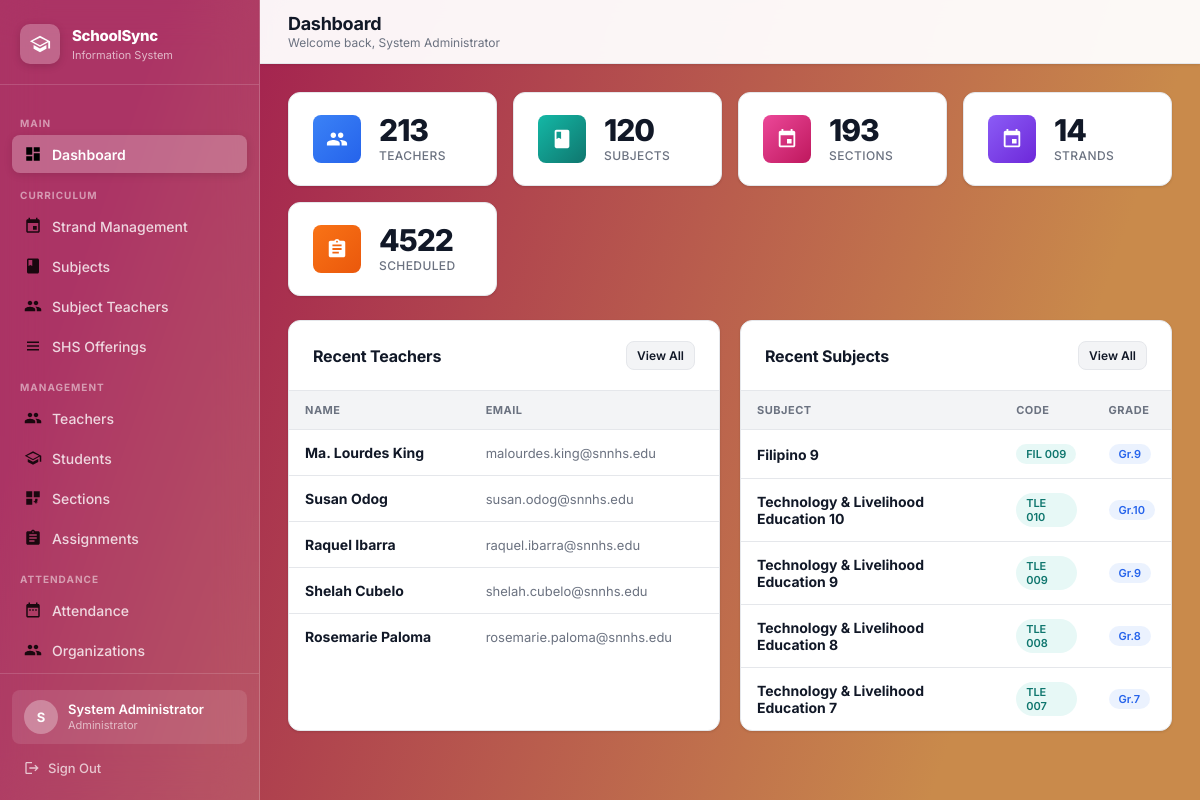
The page /dashboard (signed in) on the database its author committed.
### tables this page shows
CREATE TABLE teachers (
        id INTEGER PRIMARY KEY AUTOINCREMENT,
        first_name TEXT NOT NULL, last_name TEXT NOT NULL,
        email TEXT UNIQUE NOT NULL, username TEXT UNIQUE NOT NULL, password TEXT NOT NULL);

CREATE TABLE subjects (
        id INTEGER PRIMARY KEY AUTOINCREMENT,
        subject_code TEXT NOT NULL, subject_name TEXT NOT NULL,
        grade_level TEXT NOT NULL, strand TEXT, semester TEXT, default_teacher_id INTEGER, shs_type TEXT);

### app.py (the view)
@app.route('/dashboard')
@login_required
def dashboard():
    conn = get_db()
    stats = {
        'teachers':  conn.execute("SELECT COUNT(*) FROM teachers").fetchone()[0],
        'subjects':  conn.execute("SELECT COUNT(*) FROM subjects").fetchone()[0],
        'sections':  conn.execute("SELECT COUNT(*) FROM sections").fetchone()[0],
        'strands':   conn.execute("SELECT COUNT(*) FROM strands").fetchone()[0],
        'schedules': conn.execute("SELECT COUNT(*) FROM schedules").fetchone()[0],
    }
    recent_teachers = conn.execute("SELECT first_name,last_name,email FROM teachers ORDER BY id DESC LIMIT 5").fetchall()
    recent_subjects = conn.execute("SELECT subject_name,subject_code,grade_level FROM subjects ORDER BY id DESC LIMIT 5").fetchall()
    conn.close()
    return render_template('dashboard.html', stats=stats, recent_teachers=recent_teachers, recent_subjects=recent_subjects)

### app.py (called while the page is built)
def get_db():
    conn = sqlite3.connect(DATABASE)
    conn.row_factory = sqlite3.Row
    conn.execute("PRAGMA foreign_keys = ON")
    return conn

def login_required(f):
    @wraps(f)
    def decorated(*args, **kwargs):
        if 'admin_id' not in session:
            return redirect(url_for('login'))
        return f(*args, **kwargs)
    return decorated

### templates/dashboard.html (shortened to what this page needs)
{% extends "layout.html" %}
{% block page_title %}Dashboard{% endblock %}
{% block page_subtitle %}Welcome back, {{ session.admin_name }}{% endblock %}
{% block content %}
<div class="stats-grid">
  <div class="stat-card">
    <div class="stat-icon blue">
    </div>
    <div><div class="stat-value">{{ stats.teachers }}</div><div class="stat-label">Teachers</div></div>
  </div>
  <div class="stat-card">
    <div class="stat-icon teal">
      <svg viewBox="0 0 24 24"><path d="M18 2H6c-1.1 0-2 .9-2 2v16c0 1.1.9 2 2 2h12c1.1 0 2-.9 2-2V4c0-1.1-.9-2-2-2zM6 4h5v8l-2.5-1.5L6 12V4z"/></svg>
    </div>
    <div><div class="stat-value">{{ stats.subjects }}</div><div class="stat-label">Subjects</div></div>
  </div>
  <div class="stat-card">
    <div class="stat-icon pink">
      <svg viewBox="0 0 24 24"><path d="M17 12h-5v5h5v-5zM16 1v2H8V1H6v2H5c-1.11 0-1.99.9-1.99 2L3 19c0 1.1.89 2 2 2h14c1.1 0 2-.9 2-2V5c0-1.1-.9-2-2-2h-1V1h-2zm3 18H5V8h14v11z"/></svg>
    </div>
    <div><div class="stat-value">{{ stats.sections }}</div><div class="stat-label">Sections</div></div>
  </div>
  <div class="stat-card">
    <div class="stat-icon purple">
      <svg viewBox="0 0 24 24"><path d="M17 12h-5v5h5v-5zM16 1v2H8V1H6v2H5c-1.11 0-1.99.9-1.99 2L3 19c0 1.1.89 2 2 2h14c1.1 0 2-.9 2-2V5c0-1.1-.9-2-2-2h-1V1h-2zm3 18H5V8h14v11z"/></svg>
    </div>
    <div><div class="stat-value">{{ stats.strands }}</div><div class="stat-label">Strands</div></div>
  </div>
  <div class="stat-card">
    <div class="stat-icon orange">
      <svg viewBox="0 0 24 24"><path d="M19 3h-4.18C14.4 1.84 13.3 1 12 1c-1.3 0-2.4.84-2.82 2H5c-1.1 0-2 .9-2 2v14c0 1.1.9 2 2 2h14c1.1 0 2-.9 2-2V5c0-1.1-.9-2-2-2zm-7 0c.55 0 1 .45 1 1s-.45 1-1 1-1-.45-1-1 .45-1 1-1zm2 14H7v-2h7v2zm3-4H7v-2h10v2zm0-4H7V7h10v2z"/></svg>
    </div>
    <div><div class="stat-value">{{ stats.schedules }}</div><div class="stat-label">Scheduled</div></div>
  </div>
</div>
<div style="display:grid;grid-template-columns:1fr 1fr;gap:20px;" id="dashGrid">
  <div class="content-card">
    <div class="card-header">
      <h2>Recent Teachers</h2>
      <a href="{{ url_for('teachers') }}" class="btn btn-secondary btn-sm">View All</a>
    </div>
    {% if recent_teachers %}
    <table class="data-table">
      <thead><tr><th>Name</th><th>Email</th></tr></thead>
      <tbody>
        {% for t in recent_teachers %}
        <tr>
          <td><strong>{{ t.first_name }} {{ t.last_name }}</strong></td>
          <td style="color:#6b7280;font-size:13px;">{{ t.email }}</td>
        </tr>
        {% endfor %}
      </tbody>
    </table>
    {% else %}
    <div class="empty-state" style="padding:32px;"><h3>No teachers yet</h3></div>
    {% endif %}
  </div>
  <div class="content-card">
    <div class="card-header">
      <h2>Recent Subjects</h2>
      <a href="{{ url_for('subjects') }}" class="btn btn-secondary btn-sm">View All</a>
    </div>
    {% if recent_subjects %}
    <table class="data-table">
      <thead><tr><th>Subject</th><th>Code</th><th>Grade</th></tr></thead>
      <tbody>
        {% for s in recent_subjects %}
        <tr>
          <td><strong>{{ s.subject_name }}</strong></td>
          <td><span class="badge badge-section">{{ s.subject_code }}</span></td>
          <td><span class="badge badge-grade">Gr.{{ s.grade_level }}</span></td>
        </tr>
        {% endfor %}
      </tbody>
    </table>
    {% else %}
    <div class="empty-state" style="padding:32px;"><h3>No subjects yet</h3></div>
    {% endif %}
  </div>
</div>
{% endblock %}

### templates/layout.html (shortened to what this page needs)
<!DOCTYPE html>
<html lang="en">
<head>
  <link rel="stylesheet" href="{{ url_for('static', filename='css/style.css') }}">
</head>
<body>
<div class="app-shell">
  <aside class="sidebar" id="sidebar">
    <div class="sidebar-brand">
      <div class="brand-icon">
        <svg viewBox="0 0 24 24"><path d="M12 3L1 9l11 6 9-4.91V17h2V9L12 3zm0 2.27L20 9l-8 4.36L4 9l8-3.73zM5 13.18v4L12 21l7-3.82v-4L12 17l-7-3.82z"/></svg>
      </div>
      <div class="brand-text">
        <h2>SchoolSync</h2>
        <span>Information System</span>
      </div>
    </div>
    <nav class="sidebar-nav">
      <div class="nav-section-label">Main</div>
      <a href="{{ url_for('dashboard') }}" class="nav-link {% if request.endpoint=='dashboard' %}active{% endif %}">
        <svg viewBox="0 0 24 24"><path d="M3 13h8V3H3v10zm0 8h8v-6H3v6zm10 0h8V11h-8v10zm0-18v6h8V3h-8z"/></svg>
        Dashboard
      </a>
      <div class="nav-section-label">Curriculum</div>
      <a href="{{ url_for('strands') }}" class="nav-link {% if request.endpoint in ['strands'] %}active{% endif %}">
        <svg viewBox="0 0 24 24"><path d="M17 12h-5v5h5v-5zM16 1v2H8V1H6v2H5c-1.11 0-1.99.9-1.99 2L3 19c0 1.1.89 2 2 2h14c1.1 0 2-.9 2-2V5c0-1.1-.9-2-2-2h-1V1h-2zm3 18H5V8h14v11z"/></svg>
        Strand Management
      </a>
      <a href="{{ url_for('subjects') }}" class="nav-link {% if request.endpoint=='subjects' %}active{% endif %}">
        <svg viewBox="0 0 24 24"><path d="M18 2H6c-1.1 0-2 .9-2 2v16c0 1.1.9 2 2 2h12c1.1 0 2-.9 2-2V4c0-1.1-.9-2-2-2zM6 4h5v8l-2.5-1.5L6 12V4z"/></svg>
        Subjects
      </a>
      <a href="{{ url_for('subject_teachers') }}" class="nav-link {% if request.endpoint=='subject_teachers' %}active{% endif %}">
        Subject Teachers
      </a>
      <a href="{{ url_for('shs_offerings') }}" class="nav-link {% if request.endpoint=='shs_offerings' %}active{% endif %}">
        <svg viewBox="0 0 24 24"><path d="M4 6h16v2H4V6zm0 5h16v2H4v-2zm0 5h16v2H4v-2z"/></svg>
        SHS Offerings
      </a>
      <div class="nav-section-label">Management</div>
      <a href="{{ url_for('teachers') }}" class="nav-link {% if request.endpoint=='teachers' %}active{% endif %}">
        Teachers
      </a>
      <a href="{{ url_for('students') }}" class="nav-link {% if request.endpoint=='students' %}active{% endif %}">
        <svg viewBox="0 0 24 24"><path d="M12 3L1 9l11 6 9-4.91V17h2V9L12 3zm0 2.27L20 9l-8 4.36L4 9l8-3.73zM5 13.18v4L12 21l7-3.82v-4L12 17l-7-3.82z"/></svg>
        Students
      </a>
      <a href="{{ url_for('sections') }}" class="nav-link {% if request.endpoint in ['sections','schedule'] %}active{% endif %}">
        <svg viewBox="0 0 24 24"><path d="M3 3h8v8H3zm10 0h8v8h-8zM3 13h8v8H3zm10 4.5v-1.5h1.5V14H15v-1h3v2.5h-1.5V17H18v1h-1.5v1.5H15V18h-1v-1.5zm1.5 2H16v-1.5h-1.5V17H13v-1h1.5v-1.5H16v1.5h1.5V17H16v1.5zm2.5-2V16h-1.5v-1.5H15V13h3v2.5z"/></svg>
        Sections
      </a>
      <a href="{{ url_for('assignments') }}" class="nav-link {% if request.endpoint=='assignments' %}active{% endif %}">
        <svg viewBox="0 0 24 24"><path d="M19 3h-4.18C14.4 1.84 13.3 1 12 1c-1.3 0-2.4.84-2.82 2H5c-1.1 0-2 .9-2 2v14c0 1.1.9 2 2 2h14c1.1 0 2-.9 2-2V5c0-1.1-.9-2-2-2zm-7 0c.55 0 1 .45 1 1s-.45 1-1 1-1-.45-1-1 .45-1 1-1zm-2 14H7v-2h7v2zm3-4H7v-2h10v2zm0-4H7V7h10v2z"/></svg>
        Assignments
      </a>
      <div class="nav-section-label">Attendance</div>
      <a href="{{ url_for('attendance_home') }}" class="nav-link {% if request.endpoint in ['attendance_home','attendance_event','attendance_categories'] %}active{% endif %}">
        <svg viewBox="0 0 24 24"><path d="M9 11H7v2h2v-2zm4 0h-2v2h2v-2zm4 0h-2v2h2v-2zm2-7h-1V2h-2v2H8V2H6v2H5c-1.11 0-1.99.9-1.99 2L3 20c0 1.1.89 2 2 2h14c1.1 0 2-.9 2-2V6c0-1.1-.9-2-2-2zm0 16H5V9h14v11z"/></svg>
        Attendance
      </a>
      <a href="{{ url_for('organizations') }}" class="nav-link {% if 'organization' in request.endpoint %}active{% endif %}">
        Organizations
      </a>
    </nav>
    <div class="sidebar-footer">
      <div class="sidebar-user">
        <div class="user-avatar">{{ session.admin_name[0]|upper }}</div>
        <div class="user-info">
          <div class="user-name">{{ session.admin_name }}</div>
          <div class="user-role">Administrator</div>
        </div>
      </div>
      <a href="{{ url_for('logout') }}" class="logout-btn">
        <svg viewBox="0 0 24 24" fill="currentColor"><path d="M17 7l-1.41 1.41L18.17 11H8v2h10.17l-2.58 2.58L17 17l5-5-5-5zM4 5h8V3H4c-1.1 0-2 .9-2 2v14c0 1.1.9 2 2 2h8v-2H4V5z"/></svg>
        Sign Out
      </a>
    </div>
  </aside>
  <div class="main-content">
    <header class="top-header">
      <div style="display:flex;align-items:center;gap:12px;">
        <div class="header-title">
          <h1>{% block page_title %}Dashboard{% endblock %}</h1>
          <p>{% block page_subtitle %}{% endblock %}</p>
        </div>
      </div>
    </header>
    <main class="page-body">{% block content %}{% endblock %}</main>
  </div>
</div>
</body>
</html>

### rows shown on the page
teachers: first_name "Ma. Lourdes", last_name "King", email "malourdes.king@snnhs.edu"
teachers: first_name "Susan", last_name "Odog", email "susan.odog@snnhs.edu"
teachers: first_name "Raquel", last_name "Ibarra", email "raquel.ibarra@snnhs.edu"
teachers: first_name "Shelah", last_name "Cubelo", email "shelah.cubelo@snnhs.edu"
teachers: first_name "Rosemarie", last_name "Paloma", email "rosemarie.paloma@snnhs.edu"
subjects: subject_name "Filipino 9", subject_code "FIL 009", grade_level "9"
subjects: subject_name "Technology & Livelihood Education 10", subject_code "TLE 010", grade_level "10"
subjects: subject_name "Technology & Livelihood Education 9", subject_code "TLE 009", grade_level "9"
subjects: subject_name "Technology & Livelihood Education 8", subject_code "TLE 008", grade_level "8"
subjects: subject_name "Technology & Livelihood Education 7", subject_code "TLE 007", grade_level "7"

### other values the page prints
{{ session.admin_name[0]|upper }} "S"
{{ session.admin_name }} "System Administrator"
{{ stats.teachers }} "213"
{{ stats.subjects }} "120"
{{ stats.sections }} "193"
{{ stats.strands }} "14"
{{ stats.schedules }} "4522"
